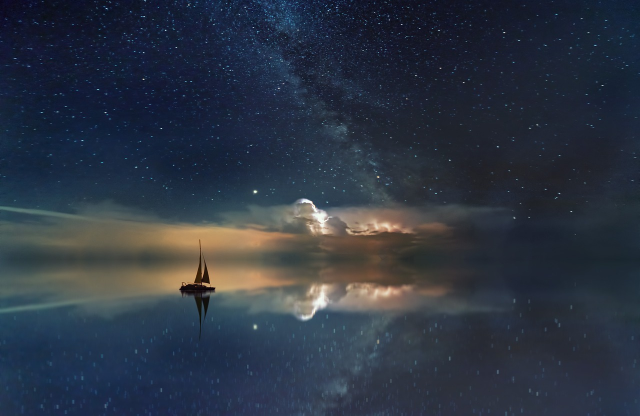
#> input picture ocean.jpg, 1280 x 831 px (shown at 1/2 size)
$ python Poisson.py
#> lines starting #> are read from the running program, lines starting #| are printed output that depends on the picture
import cv2 as cv
import numpy as np

A = cv.imread('ocean.jpg')
#> A is the input picture: shape (831, 1280, 3); mean B, G, R 66.7, 53.4, 45.1
B = cv.imread('astronomy.jpg')
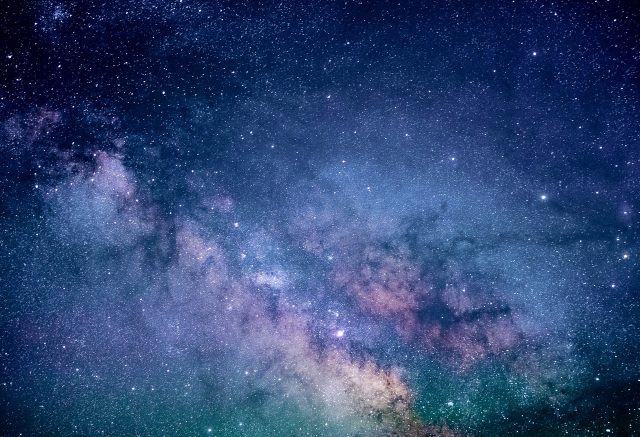
#> input picture astronomy.jpg, 1280 x 874 px (shown at 1/2 size)
#> B is the input picture: shape (874, 1280, 3); mean B, G, R 116.1, 70.5, 46.7

# resize image
A = cv.resize(A, (800, 800), interpolation=cv.INTER_LINEAR)
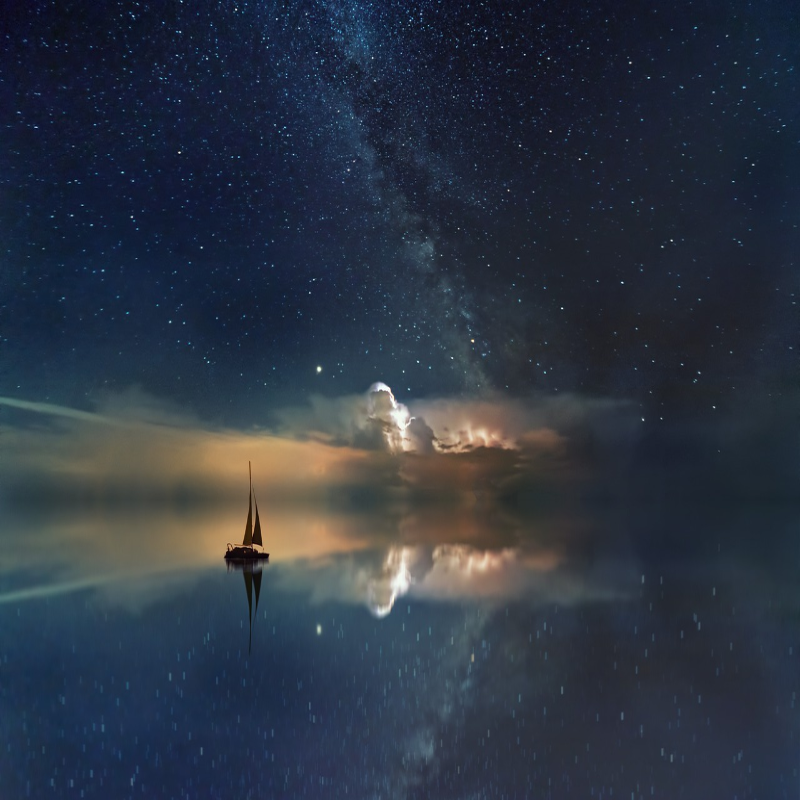
#> A: shape (800, 800, 3); mean B, G, R 66.6, 53.3, 45
B = cv.resize(B, (800, 800), interpolation=cv.INTER_LINEAR)
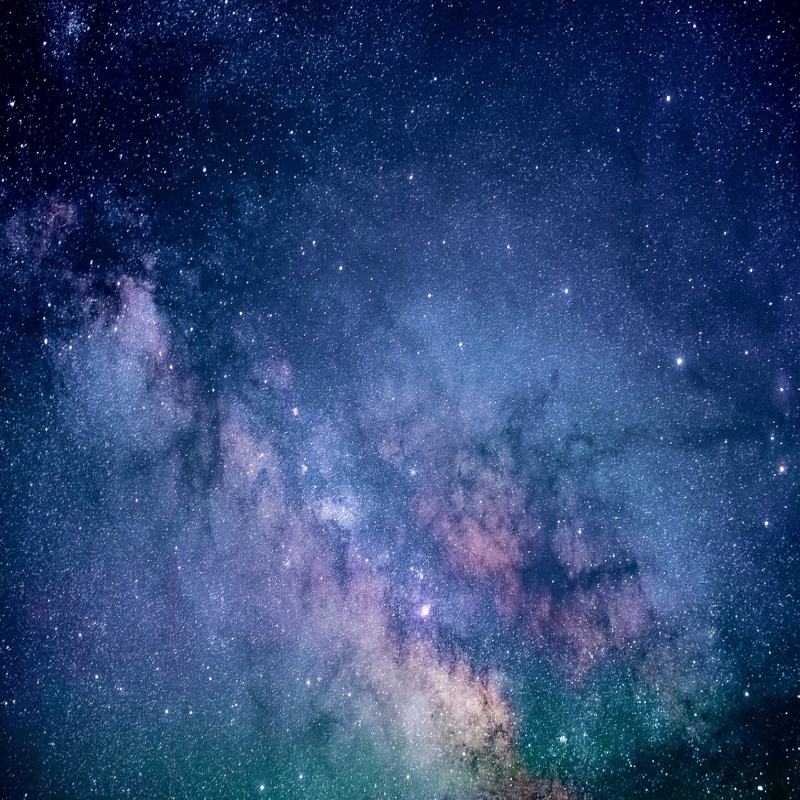
#> B: shape (800, 800, 3); mean B, G, R 116, 70.3, 46.6

A = A[:, :int(800 * 0.6)]
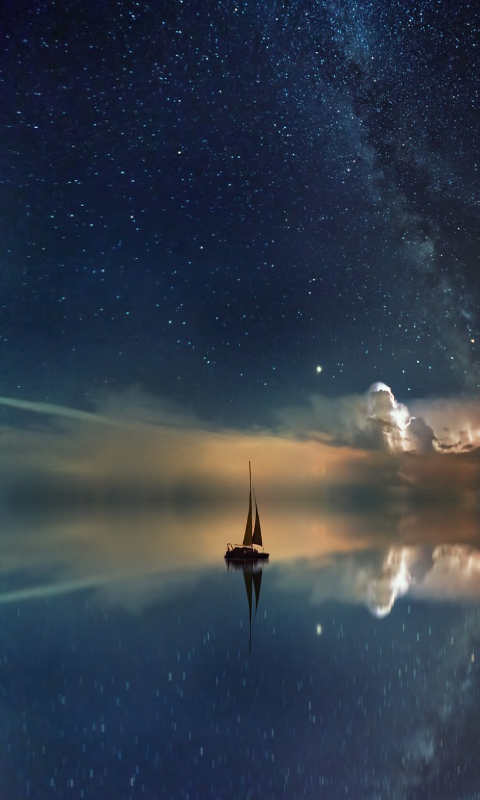
#> A: shape (800, 480, 3); mean B, G, R 74, 59.8, 49.9

mask = 255 * np.ones(A.shape, A.dtype)

# Poisson blending
ls_ = cv.seamlessClone(A, B, mask, (320, 400), cv.MIXED_CLONE)
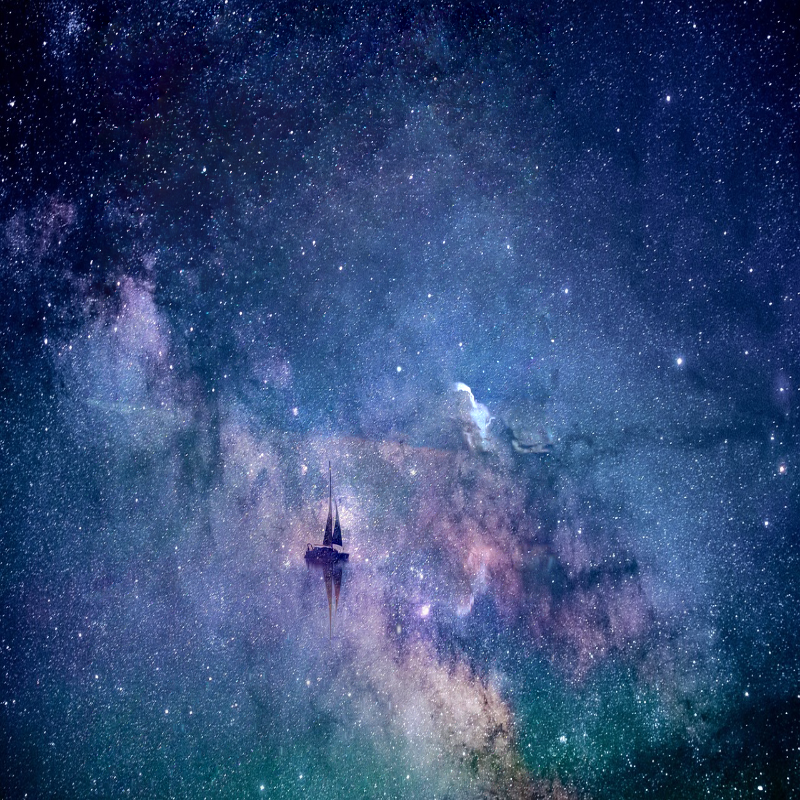
#> ls_: shape (800, 800, 3); mean B, G, R 117.8, 73.1, 50.3

cv.imwrite('Poisson_blending.jpg', ls_)

# bgr convert to rgb

ls_rgb = cv.cvtColor(ls_, cv.COLOR_BGR2RGB)

cv.imshow('Poisson blending', ls_rgb)

cv.waitKey(0)
cv.destroyAllWindows()
